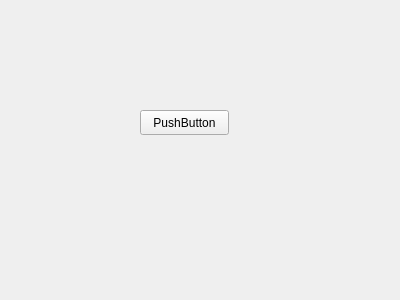
<?xml version="1.0" encoding="UTF-8"?>
<ui version="4.0">
 <class>Widget</class>
 <widget class="QWidget" name="Widget">
  <property name="geometry">
   <rect>
    <x>0</x>
    <y>0</y>
    <width>400</width>
    <height>300</height>
   </rect>
  </property>
  <property name="windowTitle">
   <string>Widget</string>
  </property>
  <widget class="QPushButton" name="pushButton">
   <property name="geometry">
    <rect>
     <x>140</x>
     <y>110</y>
     <width>89</width>
     <height>25</height>
    </rect>
   </property>
   <property name="text">
    <string>PushButton</string>
   </property>
  </widget>
 </widget>
 <layoutdefault spacing="6" margin="11"/>
 <resources/>
 <connections/>
</ui>
